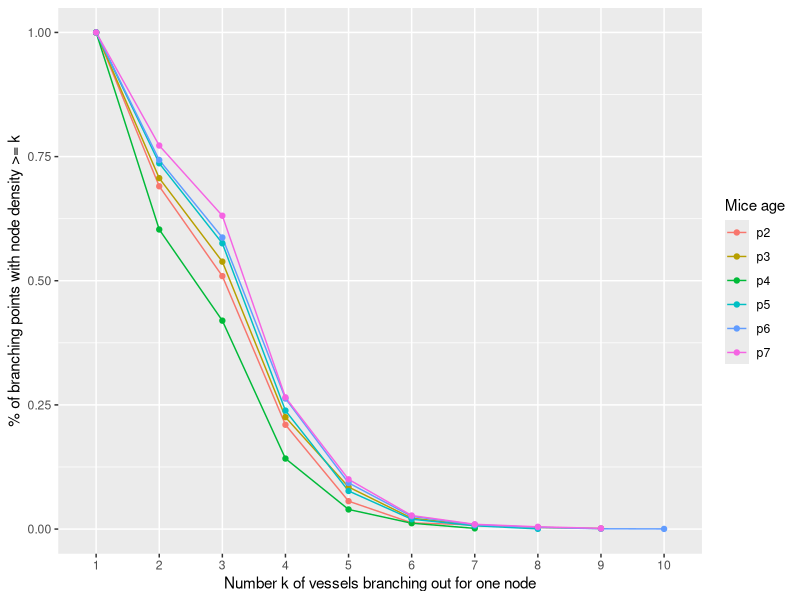

The R source for this figure: (Note: this script raises an error after producing the figure.)
library(tidyverse)
library(readxl)
library(igraph)

setwd("D:/STOR893-Zhang/vessel-network/feature_extraction/feature")

deg.dat.p2 = read_excel("p2-fro_degreedata.xlsx")
deg.dat.p3 = read_excel("p3-fro_degreedata.xlsx")
deg.dat.p4 = read_excel("p4-fro_degreedata.xlsx")
deg.dat.p5 = read_excel("p5-fro_degreedata.xlsx")
deg.dat.p6 = read_excel("p6-fro_degreedata.xlsx")
deg.dat.p7 = read_excel("p7-fro_degreedata.xlsx")

deg_density = function(x,i){
  degree = x$degree
  deg_density = table(degree)[max(degree):1] %>%
    prop.table() %>%
    cumsum() %>%
    rev()
  dt.frame = data.frame(miceage = rep(paste0("p",i,sep=""),max(degree)),
                        degree = 1:max(degree), 
                        density = deg_density)
  
  return(dt.frame)
}

deg.density.p2 = deg_density(deg.dat.p2,2)
deg.density.p3 = deg_density(deg.dat.p3,3)
deg.density.p4 = deg_density(deg.dat.p4,4)
deg.density.p5 = deg_density(deg.dat.p5,5)
deg.density.p6 = deg_density(deg.dat.p6,6)
deg.density.p7 = deg_density(deg.dat.p7,7)
deg_spatial_density = rbind(deg.density.p2,
                            deg.density.p3,
                            deg.density.p4,
                            deg.density.p5,
                            deg.density.p6,
                            deg.density.p7)

deg_spatial_density$miceage = as.factor(deg_spatial_density$miceage)
deg_spatial_density$degree = as.factor(deg_spatial_density$degree)
ggplot(deg_spatial_density, aes(x = degree, y = density, color = miceage, group = miceage)) +
  geom_line() +
  geom_point() +
  labs(x = "Number k of vessels branching out for one node",
       y = "% of branching points with node density >= k") +
  scale_color_discrete("Mice age")


all.dat.p2 = read_excel("p2-fro_alldata.xlsx")
all.dat.p3 = read_excel("p3-fro_alldata.xlsx")
all.dat.p4 = read_excel("p4-fro_alldata.xlsx")
all.dat.p5 = read_excel("p5-fro_alldata.xlsx")
all.dat.p6 = read_excel("p6-fro_alldata.xlsx")
all.dat.p7 = read_excel("p7-fro_alldata.xlsx")
# all.dat.p7.x0 = read_excel("p7-x 0_alldata.xlsx")
# all.dat.N.129 = read_excel("N_129__alldata.xlsx")


Adj_mat_generate = function(x){
  
  data.tmp = x
  
  identified_nodes_key = sort(unique(rbind(data.tmp$node1,data.tmp$node2)[2,]),decreasing=TRUE)
  node1 = sort(x$node1,decreasing=TRUE)
  node2 = sort(x$node2,decreasing=TRUE)
  
  d = length(identified_nodes_key)
  Adj_mat = matrix(NA,nrow=d,ncol=d)
  rownames(Adj_mat) = identified_nodes_key
  colnames(Adj_mat) = identified_nodes_key
  
  for (i in 1:d){
    j = 1;
    while ( j <= i ){
      if (i == j){
        Adj_mat[i,j] = 0
      }
      else{
        
        key.from = identified_nodes_key[i]
        key.to = identified_nodes_key[j]
      }
      j = j+1
    }
    # Ticker: can be commentized
    print(i)
  }
  
  return(list(Adj_mat,weight_line,weight_length,weight_width,weight_tortuosity))
}

p2.clean = Adj_mat_generate(all.dat.p2)
p3.clean = Adj_mat_generate(all.dat.p3)
p4.clean = Adj_mat_generate(all.dat.p4)
p5.clean = Adj_mat_generate(all.dat.p5)
p6.clean = Adj_mat_generate(all.dat.p6)
p7.clean = Adj_mat_generate(all.dat.p7)

G2 = graph_from_adjacency_matrix(p2.clean[[1]],mode="undirected")
G3 = graph_from_adjacency_matrix(p3.clean[[1]],mode="undirected")
G4 = graph_from_adjacency_matrix(p4.clean[[1]],mode="undirected")
G5 = graph_from_adjacency_matrix(p5.clean[[1]],mode="undirected")
G6 = graph_from_adjacency_matrix(p6.clean[[1]],mode="undirected")
G7 = graph_from_adjacency_matrix(p7.clean[[1]],mode="undirected")

# Same information as spatial density of nodes.
dt.degree.p2 = data.frame(as.data.frame(table(degree(G2))), P=rep(2,length(table(degree(G2)))))
dt.degree.p3 = data.frame(as.data.frame(table(degree(G3))), P=rep(3,length(table(degree(G3)))))
dt.degree.p4 = data.frame(as.data.frame(table(degree(G4))), P=rep(4,length(table(degree(G4)))))
dt.degree.p5 = data.frame(as.data.frame(table(degree(G5))), P=rep(5,length(table(degree(G5)))))
dt.degree.p6 = data.frame(as.data.frame(table(degree(G6))), P=rep(6,length(table(degree(G6)))))
dt.degree.p7 = data.frame(as.data.frame(table(degree(G7))), P=rep(7,length(table(degree(G7)))))
dt.degree = rbind(dt.degree.p2,dt.degree.p3,dt.degree.p4,dt.degree.p5,dt.degree.p6,dt.degree.p7)
names(dt.degree) = c("Deg","Freq","P")


G.deg = ggplot(dt.degree, aes(y=Freq,x=factor(Deg),color=factor(P),group=factor(P))) +
          ylab("Frequency") +
          scale_x_discrete(name ="Degree", limits=c("0","1","2","3","4","5","6","7","8","9","10")) + 
          scale_color_discrete(name="P") +
          geom_line(cex=1)
G.deg

par(mar=c(0,0,0,0))
plot(G2,vertex.label=NA,vertex.size=1,vertex.color="grey2")
plot(G3,vertex.label=NA,vertex.size=1,vertex.color="grey3")
plot(G4,vertex.label=NA,vertex.size=1,vertex.color="grey4")
plot(G5,vertex.label=NA,vertex.size=1,vertex.color="grey5")
plot(G6,vertex.label=NA,vertex.size=1,vertex.color="grey6")
plot(G7,vertex.label=NA,vertex.size=1,vertex.color="grey7")

# Run clustering by edge betweenness:
Cl.betw.2 = cluster_edge_betweenness(graph=G2)
Cl.betw.3 = cluster_edge_betweenness(graph=G3)
Cl.betw.4 = cluster_edge_betweenness(graph=G4)
Cl.betw.5 = cluster_edge_betweenness(graph=G5)
Cl.betw.6 = cluster_edge_betweenness(graph=G6)
Cl.betw.7 = cluster_edge_betweenness(graph=G7)

# Number of groups
length(sort(unique(Cl.betw.2$membership),decreasing=FALSE))
length(sort(unique(Cl.betw.3$membership),decreasing=FALSE))
length(sort(unique(Cl.betw.4$membership),decreasing=FALSE))
length(sort(unique(Cl.betw.5$membership),decreasing=FALSE))
length(sort(unique(Cl.betw.6$membership),decreasing=FALSE))
length(sort(unique(Cl.betw.7$membership),decreasing=FALSE))

# Per each group, how many members are joining
dt.membership.p2 = data.frame(as.data.frame(table(Cl.betw.2$membership)), 
                              P=rep(2,length(table(Cl.betw.2$membership))))
dt.membership.p3 = data.frame(as.data.frame(table(Cl.betw.3$membership)), 
                              P=rep(3,length(table(Cl.betw.3$membership))))
dt.membership.p4 = data.frame(as.data.frame(table(Cl.betw.4$membership)), 
                              P=rep(4,length(table(Cl.betw.4$membership))))
dt.membership.p5 = data.frame(as.data.frame(table(Cl.betw.5$membership)), 
                              P=rep(5,length(table(Cl.betw.5$membership))))
dt.membership.p6 = data.frame(as.data.frame(table(Cl.betw.6$membership)), 
                              P=rep(6,length(table(Cl.betw.6$membership))))
dt.membership.p7 = data.frame(as.data.frame(table(Cl.betw.7$membership)), 
                              P=rep(7,length(table(Cl.betw.7$membership))))
dt.membership = rbind(dt.membership.p2,
                      dt.membership.p3,
                      dt.membership.p4,
                      dt.membership.p5,
                      dt.membership.p6,
                      dt.membership.p7)
names(dt.membership) = c("Membership","Freq","P")

G.membership = ggplot(dt.membership, aes(y=Freq,x=factor(Membership),color=factor(P))) +
  scale_x_discrete(breaks=seq(1,190,10))+
  ylab("Frequency") +
  xlab("Membership") + 
  scale_color_manual(name="P",values=c("red","orange","pink","green","black","blue")) +
  geom_point(cex=1)
G.membership

# Addtional plots for the above
par(mar=c(5,5,5,5))
plot(table(Cl.betw.2$membership))
plot(table(Cl.betw.3$membership))
plot(table(Cl.betw.4$membership))
plot(table(Cl.betw.5$membership))
plot(table(Cl.betw.6$membership))
plot(table(Cl.betw.7$membership))


# Final plots after clustering
par(mar=c(0,0,0,0))
plot(Cl.betw.2,G2,vertex.label=NA,vertex.size=1) 
plot(Cl.betw.3,G3,vertex.label=NA,vertex.size=1) 
plot(Cl.betw.4,G4,vertex.label=NA,vertex.size=1) 
plot(Cl.betw.5,G5,vertex.label=NA,vertex.size=1) 
plot(Cl.betw.6,G6,vertex.label=NA,vertex.size=1) 
plot(Cl.betw.7,G7,vertex.label=NA,vertex.size=1) 

setwd("D:/STOR893-Zhang/vessel-network/network graph/")
save.image("Data.basic.network.RData")


# Cluster_walktrap = cluster_walktrap(graph=G)
# Cluster_louvain = cluster_louvain(graph=G)
# sort(unique(Cluster_walktrap$membership),decreasing=FALSE)
# sort(unique(Cluster_louvain$membership),decreasing=FALSE)
# plot(table(Cluster_walktrap$membership))
# plot(table(Cluster_louvain$membership))
# plot(Cluster_walktrap,G,vertex.label=NA,vertex.size=5)
# plot(Cluster_louvain,G,vertex.label=NA,vertex.size=5) 

